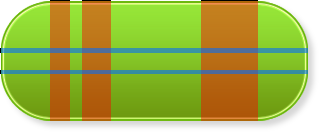
#> input picture 9patch_test.png, 320 x 134 px, found by its file name
$ python ninepatch.py   (older library calls are emulated)
#> lines starting #> are read from the running program, lines starting #| are printed output that depends on the picture
#> in scale_image, im is the input picture: PIL image 320x134 RGBA; mean R, G, B, A 123, 135.6, 39.6, 208.7
from PIL import Image
import numpy as np


class ScaleError(Exception):
    pass


def find_marks(image):
    '''find the cut marks'''
    data = np.asarray(image)

    x_marks = [0, 0]
    y_marks = [0, 0]

    black = np.array([0, 0, 0, 255])

    for marks in [x_marks, y_marks]:

        data = data.swapaxes(0, 1)

        # search first occurence
        for i, items in enumerate(data):
            if np.array_equal(items[0], black):
                marks[0] = i
                break

        # reverse search last occurence
        for i, items in enumerate(data[::-1]):
            if np.array_equal(items[0], black):
                marks[1] = len(data) - i
                break
#> this loop made 2 passes
#> pass 1, in find_marks, `data = data.swapaxes(0, 1)`:
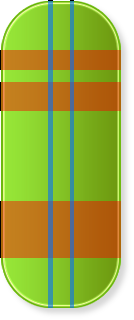
#> data: shape (320, 134, 4); mean R, G, B, A 123, 135.6, 39.6, 208.7; transparent parts drawn white

    #TODO sanity checks
    return {'x': x_marks, 'y': y_marks}


def slice_image(im):
    '''slice a 9 patch image'''
    marks = find_marks(im)
#> marks = {'x': [50, 258], 'y': [48, 74]}

    # add normalized cut marks
    x_marks = (1, marks['x'][0], marks['x'][1] + 1, im.size[0] + 1)
#> x_marks = (1, 50, 259, 321)
    y_marks = (1, marks['y'][0], marks['y'][1] + 1, im.size[1] + 1)
#> y_marks = (1, 48, 75, 135)

    pieces = [[0 for x in range(3)] for y in range(3)]
    for x in range(len(x_marks) - 1):
        for y in range(len(y_marks) - 1):
            pieces[x][y] = im.crop((x_marks[x], y_marks[y], x_marks[x + 1] - 1, y_marks[y + 1] - 1))
#> this loop made 3 passes
#> after the loop, pieces = 3 items

    return pieces


def scale_image(filename, width, height, filter=Image.ANTIALIAS):
    im = Image.open(filename)
    '''slices an image an scales the scalable pieces'''

    pieces = slice_image(im)
#> pieces = 3 items

    min_width = pieces[0][0].size[0] + pieces[2][0].size[0]
#> min_width = 109
    min_height = pieces[0][0].size[1] + pieces[0][2].size[1]
#> min_height = 105
    center_width = width - min_width
#> center_width = 91
    center_height = height - min_height
#> center_height = 395

    if width <= min_width + 1 or height <= min_height + 1:
        # FIXME scale down to min_size
        raise ScaleError('cannot scale down')

    scaled_im = Image.new('RGBA', (width, height), None)
#> scaled_im: PIL image 200x500 RGBA; every value is 0

    # TODO, this is hackish :(

    # corners
    scaled_im.paste(pieces[0][0], (0, 0))
    scaled_im.paste(pieces[2][0], (width - pieces[2][0].size[0], 0))
    scaled_im.paste(pieces[0][2], (0, height - pieces[0][2].size[1]))
    scaled_im.paste(pieces[2][2], (width - pieces[2][0].size[0], height - pieces[0][2].size[1]))
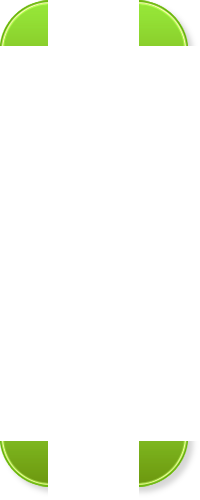
#> scaled_im: PIL image 200x500 RGBA; mean R, G, B, A 10.1, 14.4, 3.7, 17.5; transparent parts drawn white

    # center
    scaled_im.paste(pieces[1][1].resize((center_width, center_height), filter), (pieces[0][0].size[0], pieces[0][0].size[1]))
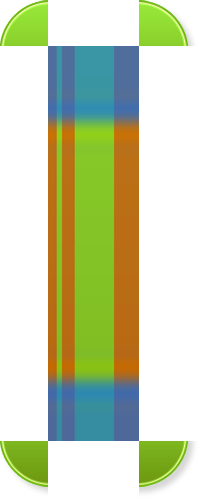
#> scaled_im: PIL image 200x500 RGBA; mean R, G, B, A 55.9, 65.6, 30.2, 109.2; transparent parts drawn white

    # scaled pieces
    scaled_im.paste(pieces[1][0].resize((center_width, pieces[1][0].size[1]), filter), (pieces[0][0].size[0], 0))
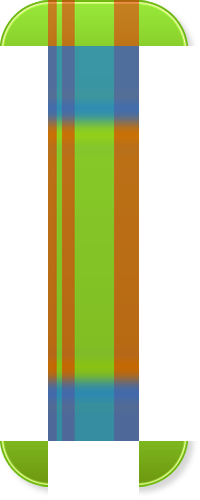
#> scaled_im: PIL image 200x500 RGBA; mean R, G, B, A 63.1, 72.7, 31.9, 119.9; transparent parts drawn white
    scaled_im.paste(pieces[1][2].resize((center_width, pieces[1][2].size[1]), filter), (pieces[0][0].size[0], height - pieces[0][2].size[1]))
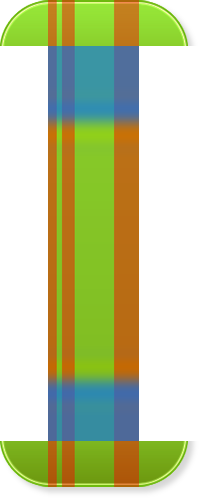
#> scaled_im: PIL image 200x500 RGBA; mean R, G, B, A 69.3, 78.3, 32.7, 130.7; transparent parts drawn white

    scaled_im.paste(pieces[0][1].resize((pieces[0][1].size[0], center_height), filter), (0, pieces[0][0].size[1]))
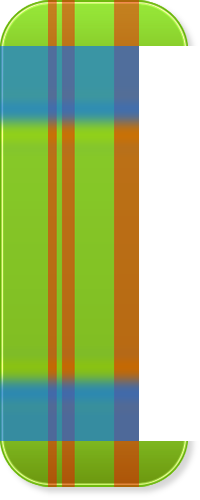
#> scaled_im: PIL image 200x500 RGBA; mean R, G, B, A 89.7, 112.2, 48.4, 179.1; transparent parts drawn white
    scaled_im.paste(pieces[2][1].resize((pieces[2][1].size[0], center_height), filter), (pieces[0][0].size[0] + center_width, pieces[0][0].size[1]))
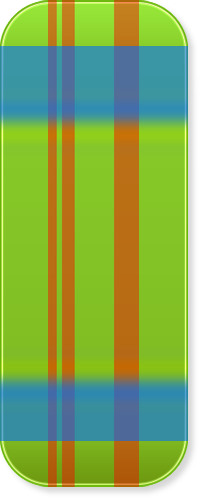
#> scaled_im: PIL image 200x500 RGBA; mean R, G, B, A 110.5, 146.9, 64.4, 229.2; transparent parts drawn white

    return scaled_im


if __name__ == '__main__':

    scale_image('../epg/assets/9patch_test.png', 200, 500).show()
